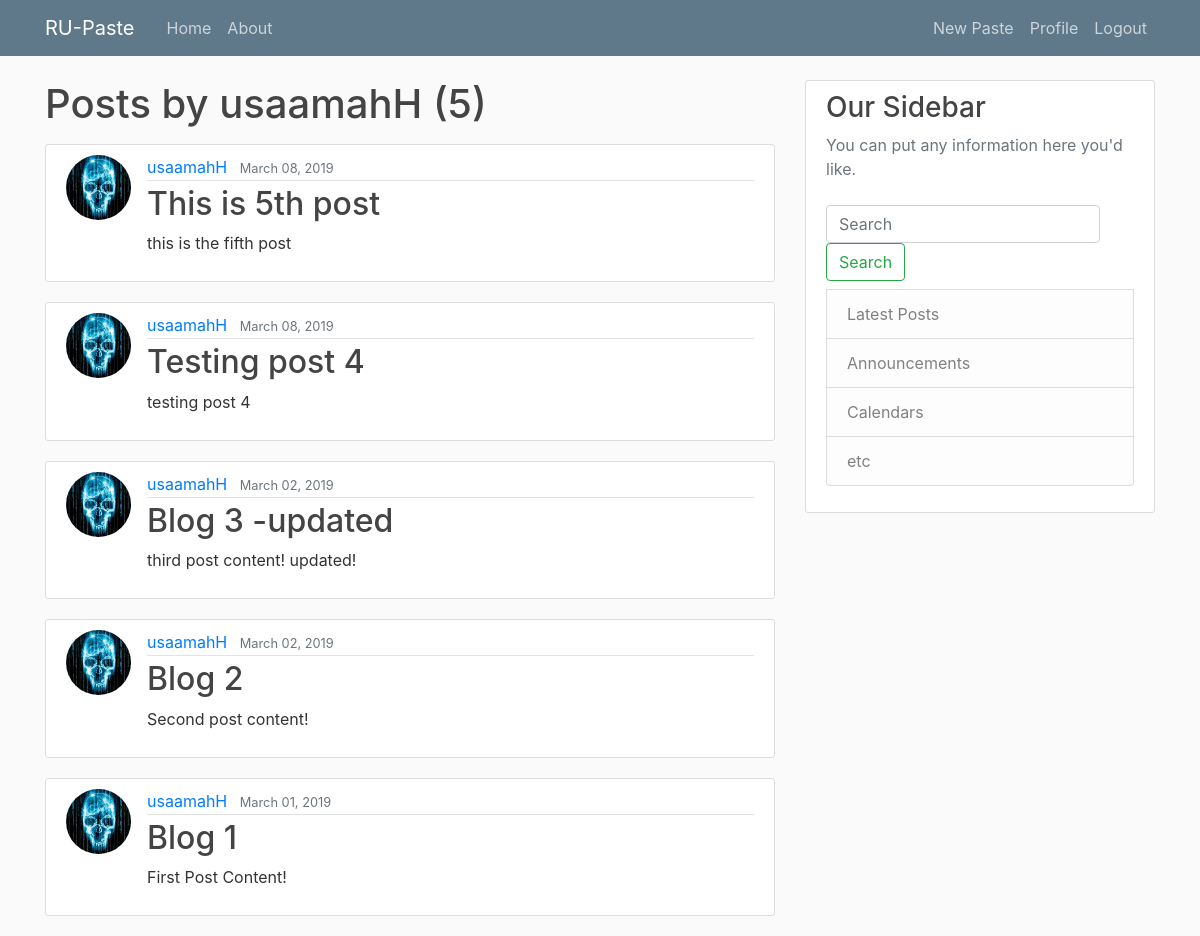
Screenshot of /user/usaamahH (signed in) with the database file from the repository.
### blog/models.py (models this page shows, shortened)
class Post(models.Model):
    title = models.CharField(max_length=100)
    content = models.TextField()
    date_posted = models.DateTimeField(default=timezone.now)
    date_expired = models.DateTimeField(auto_now=False, auto_now_add=False, blank=True, default='2020-01-01')
    private = models.BooleanField(default=False)
    author = models.ForeignKey(User, on_delete=models.CASCADE)

### users/models.py (models this page shows, shortened)
class Profile(models.Model):
    user = models.OneToOneField(User, on_delete=models.CASCADE)
    image = models.ImageField(default='default.jpg', upload_to='profile_pics')

### blog/views.py (the view)
# urls.py: path('user/<str:username>', UserPostListView.as_view(), name='user-posts'),
class UserPostListView(ListView):
    model = Post
    template_name= 'blog/user_posts.html'
    context_object_name = 'posts'
    paginate_by = 5
    def get_queryset(self):
        user = get_object_or_404(User, username=self.kwargs.get('username'))
        return Post.objects.filter(Q(author=user)).order_by('-date_posted')

### blog/templates/blog/user_posts.html (shortened to what this page needs)
{% extends "blog/base.html" %}
{% block content %}
  <h1 class="mb-3">Posts by {{ view.kwargs.username }} ({{ page_obj.paginator.count }}) </h1>
    {% for post in posts %}
        <article class="media content-section">
          <img class="rounded-circle article-img" src="{{ post.author.profile.image.url }}">
          <div class="media-body">
            <div class="article-metadata">
              <a class="mr-2" href="{% url 'user-posts' post.author.username %}">{{ post.author }}</a>
              <small class="text-muted">{{ post.date_posted|date:"F d, Y" }}</small>
            </div>
            <h2><a class="article-title" href="{% url 'post-detail' post.id %}">{{ post.title }}</a></h2>
            <p class="article-content">{{ post.content }}</p>
          </div>
        </article>
    {% endfor %}
{% endblock content%}

### blog/static/blog/main.css (style rules this page uses)
body { background: #fafafa; color: #333333; margin-top: 5rem; }
h1, h2, h3, h4, h5, h6 { color: #444444; }
.content-section { background: #ffffff; padding: 10px 20px; border: 1px solid #dddddd; border-radius: 3px; margin-bottom: 20px; }
.article-title { color: #444444; }
.article-content { white-space: pre-line; }
.article-img { height: 65px; width: 65px; margin-right: 16px; }
.article-metadata { padding-bottom: 1px; margin-bottom: 4px; border-bottom: 1px solid #e3e3e3 }

### rows the page displays
Post: author.profile.image (picture), author "usaamahH", date_posted "March 08, 2019", title "This is 5th post", content "this is the fifth post"
Post: author.profile.image (picture), author "usaamahH", date_posted "March 08, 2019", title "Testing post 4", content "testing post 4"
Post: author.profile.image (picture), author "usaamahH", date_posted "March 02, 2019", title "Blog 3 -updated", content "third post content! updated!"
Post: author.profile.image (picture), author "usaamahH", date_posted "March 02, 2019", title "Blog 2", content "Second post content!"
Post: author.profile.image (picture), author "usaamahH", date_posted "March 01, 2019", title "Blog 1", content "First Post Content!"

### other values shown
{{ view.kwargs.username }} "usaamahH"
{{ page_obj.paginator.count }} "5"
